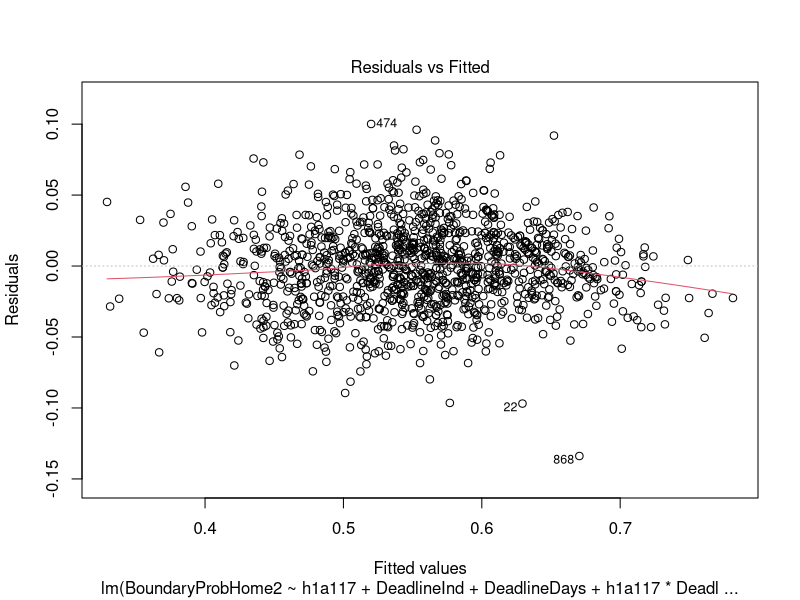
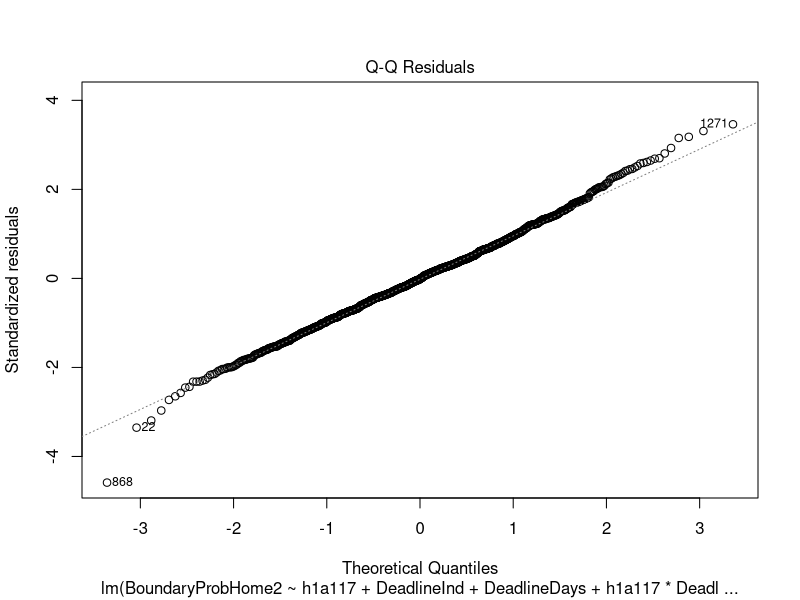
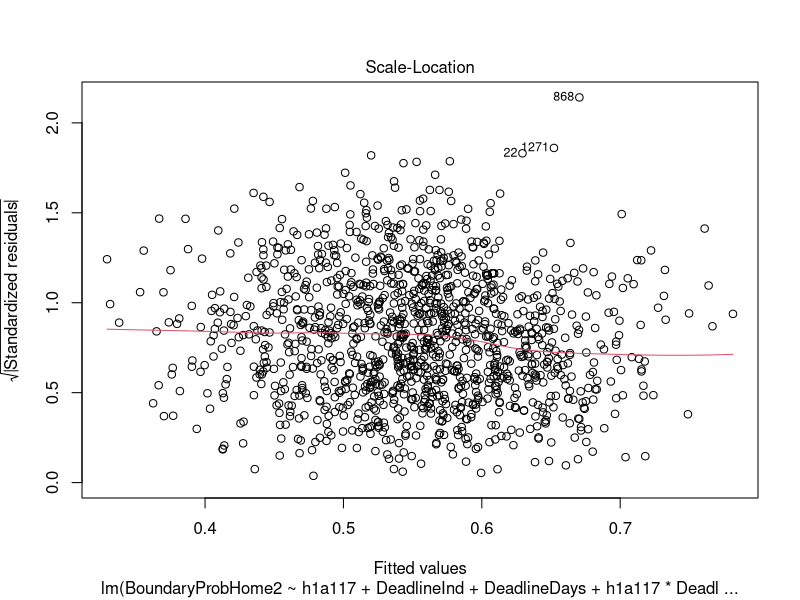
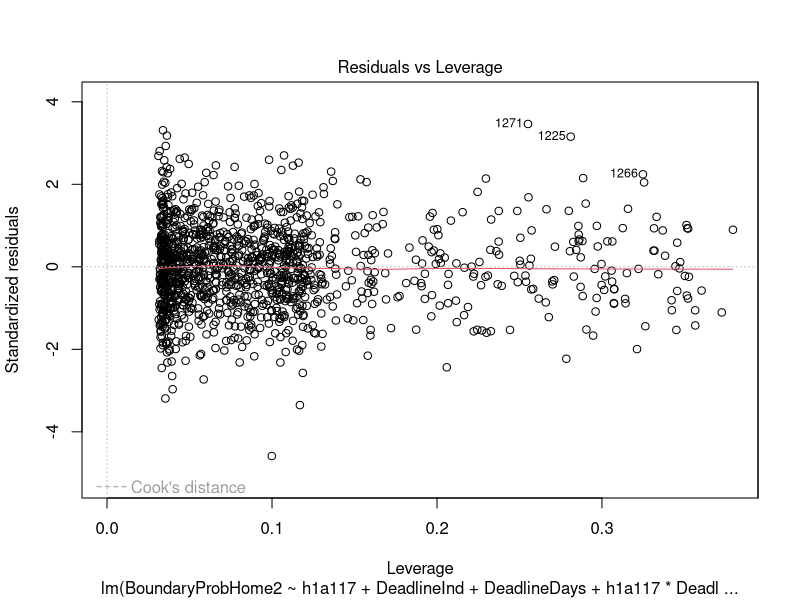

These figures' R source, in order:
library(tidyverse)
library(broom)
library(glmnet)


# loading data
nhl_2017 <- readxl::read_xlsx("data/nhl odds 2017-18.xlsx")

# trade deadline and date indicator variables
nhl_2017 <-
  nhl_2017 %>%
  mutate(Deadline = as.numeric(Date %in% c(226:607)),
         Year = as.numeric(Date %in% c(101:607)))

# adding date variable
nhl_2017 <-
  nhl_2017 %>%
  mutate(Date = ifelse(Year == 0, paste(2017, Date, sep = ""),
                       paste(2018, Date, sep = "0")))

# convert date into a "date"
nhl_2017 <-
  nhl_2017 %>%
  mutate(Date = lubridate::ymd(Date))

# taking out playoff games
nhl_2017 <-
  nhl_2017 %>%
  filter(Date < "2018-4-11")

# making ID variable for game
nhl_2017$ID <- seq.int(nrow(nhl_2017))
nhl_2017 <-
  nhl_2017 %>%
  mutate(ID = as.integer(ID),
         ID = ID / 2,
         ID = ceiling(ID))

# indicator variable for days since trade deadline
nhl_2017 <-
  nhl_2017 %>%
  mutate(Deadline2 = Date - lubridate::ymd(20180226))

# make data wider - each row is one game
nhl_2017_home <- nhl_2017 %>%
  filter(VH == "H")
nhl_2017_away <- nhl_2017 %>%
  filter(VH == "V")
nhl_2017_wide<-bind_cols(nhl_2017_home,nhl_2017_away)

# tidy wider data
nhl_2017_wide <- 
  nhl_2017_wide[, c(1, 2, 22, 3, 4, 24, 5, 25, 6, 26, 7, 27, 8, 28, 9, 29, 10, 30, 11, 31, 12, 32, 13, 33, 14, 34, 15, 35, 16, 36, 17, 18, 19, 20, 21, 23, 37, 38, 39, 40)]

nhl_2017_neat <- 
  nhl_2017_wide[-c(4, 24, 27, 35:40)]

nhl_2017_neat <-
  nhl_2017_neat %>%
  rename("Date" = Date...1,
         "Rot Home Team" = Rot...2,
         "HomeTeam" =Team...4,
         "1st Home Team Goals" = `1st...5`,
         "2nd Home Team Goals" = `2nd...6`,
         "3rd Home Team Goals" = `3rd...7`,
         "FinalHome" = Final...8,
         "Open Home Team" = Open...9,
         "CloseHomeTeam" = Close...10,
         "Puck Line Home Team" = `Puck Line...11`,
         "Open OU" = `Open OU...13`,
         "Close OU" = `Close OU...35`,
         "DeadlineInd" = Deadline...17,
         "Year" = Year...18,
         "Game ID" = ID...19,
         "DeadlineDays" = Deadline2...20,
         "Rot Away Team" = Rot...22,
         "AwayTeam" =Team...24,
         "1st Away Team Goals" = `1st...25`,
         "2nd Away Team Goals" = `2nd...26`,
         "3rd Away Team Goals" = `3rd...27`,
         "FinalAway" = Final...28,
         "Open Away Team" = Open...29,
         "CloseAwayTeam" = Close...30,
         "Puck Line Away Team" = `Puck Line...31`,
  )

# Market Probabilities
nhl_2017_neat <-
  nhl_2017_neat %>%
  mutate(BoundaryProbHome = ifelse(CloseHomeTeam >= 100, 100/(CloseHomeTeam + 100), abs(CloseHomeTeam) / (100 + abs(CloseHomeTeam)))) 

nhl_2017_neat <-
  nhl_2017_neat %>%
  mutate(BoundaryProbAway = ifelse(CloseAwayTeam >= 100, 100/(CloseAwayTeam + 100), abs(CloseAwayTeam) / (100 + abs(CloseAwayTeam)))) 

nhl_2017 <- 
  nhl_2017 %>%
  mutate(BoundaryProb = ifelse(Close >= 100, 100/(Close + 100), abs(Close) / (100 + abs(Close)))) 

nhl_2017_neat <-
  nhl_2017_neat %>%
  mutate(BoundaryProbHome2 = BoundaryProbHome / (BoundaryProbHome + BoundaryProbAway),
         BoundaryProbAway2 = BoundaryProbAway / (BoundaryProbAway + BoundaryProbHome))

# Making Model Matrix for Home Team Effect
h117 = model.matrix(~-1+nhl_2017_neat$HomeTeam)
a117 = model.matrix(~-1+nhl_2017_neat$AwayTeam)
h1a117 = h117-a117

# Linear Model
nhl_2017_neat <-
  nhl_2017_neat %>%
  mutate(DeadlineDays = as.numeric(DeadlineDays))

homeandaway_lm17 <- lm(BoundaryProbHome2 ~ h1a117 + DeadlineInd + DeadlineDays + h1a117 * DeadlineInd + h1a117 * DeadlineDays + h1a117 * DeadlineInd * DeadlineDays,
                       data = nhl_2017_neat)

summary(homeandaway_lm17)

plot(homeandaway_lm17)

## Calculating who won/lost trade deadline: Linear Model
tidy_coef17 <- tidy(homeandaway_lm17)

# transposing df
tidy_coef17 <- t(tidy_coef17)
tidy_coef17 <- as.data.frame(tidy_coef17)

# tidying names
names(tidy_coef17) <- tidy_coef17[1,]
tidy_coef17 <- tidy_coef17[-1,]

# taking out sd and p-value
tidy_coef17 <- tidy_coef17[-c(2,3,4),]

# split by coefficients
hometeams <- tidy_coef17 %>%
  select(1:32)
deadlineind <- tidy_coef17 %>%
  select(DeadlineInd, 35:65)
deadlinedays <- tidy_coef17 %>%
  select(DeadlineDays, 66:96)
interaction <- tidy_coef17 %>%
  select(97:128)

# making data longer
hometeams2 <- gather(hometeams, Team, intercept, 2:32)
deadlineind2 <- gather(deadlineind, Team, deadline_indicator, 2:32)
deadlinedays2 <- gather(deadlinedays, Team, deadline_days, 2:32)
interaction2 <- gather(interaction, Team, deadline_interaction, 2:32)

# binding data set together
tidy_coef17_2 <- cbind(hometeams2, deadlineind2, deadlinedays2, interaction2)

# setting NAs to 0
tidy_coef17_2[is.na(tidy_coef17_2)] <- 0

# tidying
tidy_coef17_clean <- tidy_coef17_2[,-c(5,8,11)]
names(tidy_coef17_clean)[1] <- "main_intercept"

tidy_coef17_clean<-
  tidy_coef17_clean %>%
  mutate(
    main_intercept = as.numeric(main_intercept),
    intercept = as.numeric(intercept),
    DeadlineInd = as.numeric(DeadlineInd),
    deadline_indicator = as.numeric(deadline_indicator),
    DeadlineDays = as.numeric(DeadlineDays),
    deadline_days = as.numeric(deadline_days),
    `DeadlineInd:DeadlineDays` = as.numeric(`DeadlineInd:DeadlineDays`),
    deadline_interaction = as.numeric(deadline_interaction),
  )

tidy_coef17_fin <-
  tidy_coef17_clean %>%
  mutate(
    beforedeadline = main_intercept + intercept,
    atdeadline = main_intercept + intercept + (DeadlineInd + deadline_indicator),
    predictedend = main_intercept + intercept + (DeadlineInd + deadline_indicator) + 40 * (DeadlineDays + deadline_days + `DeadlineInd:DeadlineDays` + deadline_interaction),
    firstlinepredictedend = main_intercept + intercept + 40 * (DeadlineDays + deadline_days),
    diffat0 = atdeadline - beforedeadline,
    diffat40 = predictedend - firstlinepredictedend
  )


# saving data frame of coefficients
write.csv(tidy_coef17_fin, "data/coefs2017.csv")
write.csv(nhl_2017_neat, "data/nhl_2017_neat.csv")
